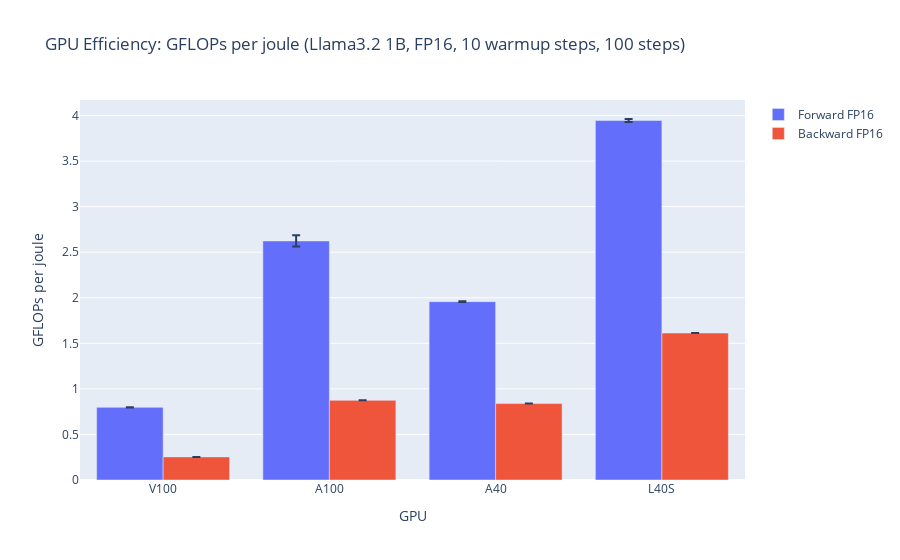

Write notebook code for a chart like this one.
### Code cell
# FP16 plot
files_fp16 = {
    "V100": "experiments/gpu_efficiency/results/eff_v100_fp16_llama3.2_1b_energy_results.jsonl",
    "A100": "experiments/gpu_efficiency/results/eff_a100_80g_fp16_llama3.2_1b_energy_results.jsonl",
    "A40":  "experiments/gpu_efficiency/results/eff_a40_fp16_llama3.2_1b_energy_results.jsonl",
    "L40S": "experiments/gpu_efficiency/results/eff_l40_fp16_llama3.2_1b_energy_results.jsonl"
}

gpus, fp16_forward, fp16_backward, fp16_fwd_err, fp16_bwd_err = get_flops_per_joule(files_fp16)
fp16_forward = [x / 1e9 for x in fp16_forward]
fp16_backward = [x / 1e9 for x in fp16_backward]
fp16_fwd_err = [x / 1e9 for x in fp16_fwd_err]
fp16_bwd_err = [x / 1e9 for x in fp16_bwd_err]

fig2 = go.Figure(data=[
    go.Bar(name='Forward FP16', x=gpus, y=fp16_forward,
           error_y=dict(type='data', array=fp16_fwd_err, visible=True)),
    go.Bar(name='Backward FP16', x=gpus, y=fp16_backward,
           error_y=dict(type='data', array=fp16_bwd_err, visible=True))
])
fig2.update_layout(
    title="GPU Efficiency: GFLOPs per joule (Llama3.2 1B, FP16, 10 warmup steps, 100 steps)",
    xaxis_title="GPU",
    yaxis_title="GFLOPs per joule",
    barmode='group'
)
fig2.show()

### Figure 1 — Plotly figure (JSON) as saved in the notebook; plotly's stock layout.template omitted (floating-point values rounded to 4 significant figures)
{"data": [{"error_y": {"array": [9.161e-05, 0.06254, 0.003725, 0.01702], "type": "data", "visible": true}, "name": "Forward FP16", "type": "bar", "x": ["V100", "A100", "A40", "L40S"], "y": [0.7971, 2.624, 1.957, 3.944]}, {"error_y": {"array": [5.905e-06, 0.0001749, 0.0009413, 0.000151], "type": "data", "visible": true}, "name": "Backward FP16", "type": "bar", "x": ["V100", "A100", "A40", "L40S"], "y": [0.2536, 0.8742, 0.8391, 1.612]}], "layout": {"barmode": "group", "title": {"text": "GPU Efficiency: GFLOPs per joule (Llama3.2 1B, FP16, 10 warmup steps, 100 steps)"}, "xaxis": {"title": {"text": "GPU"}}, "yaxis": {"title": {"text": "GFLOPs per joule"}}}}
